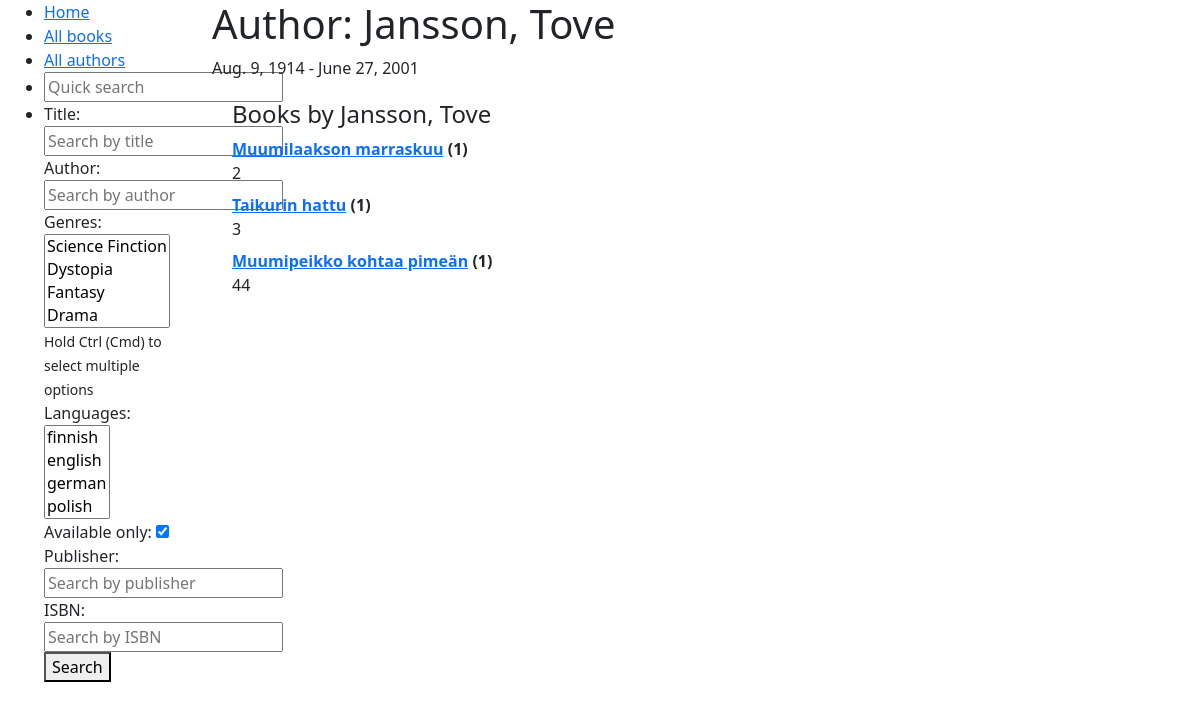
The app's page /catalog/author/1 with its own data.
### catalog/models.py (models this page shows, shortened)
class Author(models.Model):
    first_name = models.CharField(max_length=50)
    last_name = models.CharField(max_length=50)
    date_of_birth = models.DateField(blank=True, null=True)
    date_of_death = models.DateField(blank=True, null=True)
    def __str__(self):
        return f"{self.last_name}, {self.first_name}"
    class Meta:
        ordering = ["last_name", "first_name"]

class Book(models.Model):
    title = models.CharField(max_length=200)
    author = models.ForeignKey("Author", on_delete=models.RESTRICT, null=True)  # todo: handle > 1 authors
    summary = models.TextField(max_length=1000, help_text="Enter a brief description of the book.")
    isbn = models.CharField("ISBN",
                            max_length=13,
                            unique=True,
                            validators=[
                                RegexValidator(
                                    regex=r"^\d{10}(\d{3})?$",  # Matches ISBN-10 or ISBN-13
                                )
                            ])
    genre = models.ManyToManyField("Genre")  # fix: can select only 1
    language = models.ForeignKey("Language", on_delete=models.SET_NULL, null=True)  # todo: support multiple langs
    def __str__(self):
        return self.title
    def display_genre(self):
        """Display genre in admin"""
        return ", ".join(genre.name for genre in self.genre.all()[:3])
    display_genre.short_description = "Genre"

### catalog/views.py (the view)
# urls.py: path("author/<int:pk>", views.AuthorDetailView.as_view(), name="author-detail"),
class AuthorDetailView(DetailView):
    model = Author

### catalog/templates/catalog/author_detail.html
{% extends "catalog/layout.html" %}
{% block content %}
    <h1>Author: {{ author }}</h1>
    <p>{{author.date_of_birth}} - {% if author.date_of_death %}{{author.date_of_death}}{% endif %}</p>
    <div style="margin-left:20px;margin-top:20px">
        <h4>Books by {{ author }}</h4>
        <dl>
        {% for book in author.book_set.all %}
            <dt><a href="{% url 'book-detail' book.pk %}">{{book}}</a> ({{book.bookinstance_set.all.count}})</dt>
            <dd>{{book.summary}}</dd>
        {% empty %}
            <p>This author has no books.</p>
        {% endfor %}
        </dl>
    </div>
{% endblock content %}

### catalog/templates/catalog/layout.html (shortened to what this page needs)
<!DOCTYPE html>
<html lang="en">
<head>
    <link href="https://cdn.jsdelivr.net/npm/bootstrap@5.3.3/dist/css/bootstrap.min.css"
      rel="stylesheet"
>
</head>
<body>
    <div class="container-fluid">
        <div class="row">
            <div class="col-sm-2">
                {% block sidebar %}
                    <ul class="sidebar-nav">
                        <li><a href="{% url 'index' %}">Home</a></li>
                        <li><a href="{% url 'books' %}">All books</a></li>
                        <li><a href="{% url 'authors' %}">All authors</a></li>
                        <li>
                            <form action="{% url 'search' %}">
                                <input type="text" name="q" placeholder="Quick search">
                            </form>
                        </li>
                        <li>
                            <form action="{% url 'advanced-search' %}">
                                <div>
                                    <label for="title">Title:</label>
                                    <input type="text" id="title" name="title" placeholder="Search by title">
                                </div>
                                <div>
                                    <label for="author">Author:</label>
                                    <input type="text" id="author" name="author" placeholder="Search by author">
                                </div>
                                <div>
                                    <label for="genres">Genres:</label>
                                    <select id="genres" name="genres" multiple>
                                        {% for genre in request.sidebar_data.genres %}
                                            <option value="{{ genre.id }}" {% if genre.id in query.genres %}selected{% endif %}>{{ genre.name }}</option>
                                        {% endfor %}
                                    </select>
                                    <small>Hold Ctrl (Cmd) to select multiple options</small>
                                </div>
                                <div>
                                    <label for="languages">Languages:</label>
                                    <select id="languages" name="languages" multiple>
                                        {% for language in request.sidebar_data.languages %}
                                            <option value="{{ language.id }}" {% if language.id in query.languages %}selected{% endif %}>{{ language.name }}</option>
                                        {% endfor %}
                                    </select>
                                </div>
                                <div>
                                    <label for="status">Available only:</label>
                                    <input type="checkbox" id="status" name="status" checked>
                                </div>
                                <div>
                                    <label for="imprint">Publisher:</label>
                                    <input type="text" id="imprint" name="imprint" placeholder="Search by publisher">
                                </div>
                                <div>
                                    <label for="isbn">ISBN:</label>
                                    <input type="text" id="isbn" name="isbn" placeholder="Search by ISBN" maxlength="13" pattern="\d{10}|\d{13}">
                                </div>
                                <button type="submit">Search</button>
                            </form>
                        </li>
                    </ul>
                {% endblock sidebar %}
            </div>
            <div class="col-sm-10">
                {% block content %}{% endblock content %}
            </div>
        </div>
    </div>
</body>
</html>

### records on screen
Author: date_of_birth "Aug. 9, 1914", date_of_death "June 27, 2001", last_name+first_name "Jansson, Tove"
Book: title "Muumilaakson marraskuu", bookinstance_set.all.count "1", summary "2"
Book: title "Taikurin hattu", bookinstance_set.all.count "1", summary "3"
Book: title "Muumipeikko kohtaa pimeän", bookinstance_set.all.count "1", summary "44"
